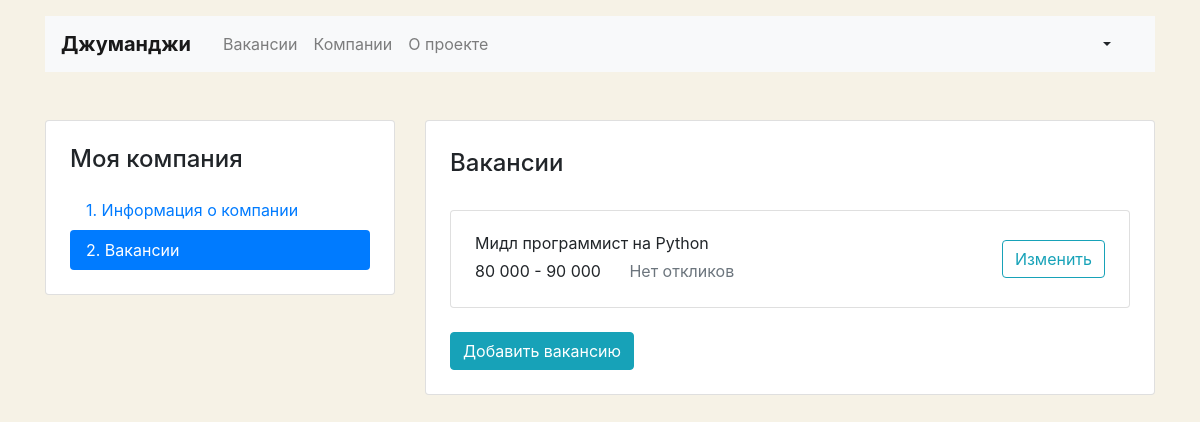
Page /mycompany/vacancies/ (signed in) on the committed database.
### app_vacancy/models.py (models this page shows)
class Vacancy(models.Model):
    title = models.CharField(max_length=120, verbose_name='Название вакансии')
    specialty = models.ForeignKey(Specialty, on_delete=models.CASCADE, related_name="vacancies",
                                  verbose_name='Специальность')
    company = models.ForeignKey(Company, on_delete=models.CASCADE, related_name="vacancies")
    skills = models.CharField(max_length=120, verbose_name='Требуемые навыки')
    description = models.TextField(verbose_name='Описание вакансии')
    salary_min = models.PositiveIntegerField(verbose_name='Зарплата от')
    salary_max = models.PositiveIntegerField(verbose_name='Зарплата до')
    published_at = models.DateField(default=date.today)

### app_company/views.py (the view)
# urls.py: path('vacancies/', MyVacanciesView.as_view(), name='my_vacancies'),
class MyVacanciesView(LoginRequiredMixin, View):
    def get(self, request, *args, **kwargs):
        try:
            company = request.user.company
        except Company.DoesNotExist:
            return redirect('my_company')
        vacancies = Vacancy.objects.filter(company=company).annotate(applications_count=Count('applications'))
        return render(request, 'my_vacancies_list.html', context={
            'vacancies': vacancies,
        })

### app_home/context_processors.py (called while the page is built)
def my_pages(request):
    if request.path.startswith('/mycompany/vacanc'):
        back = True
        vacancy = True
        company = False
    elif request.path.startswith('/mycompan'):
        back = True
        vacancy = False
        company = True
    elif request.path.startswith('/my'):
        back = True
        vacancy = False
        company = False
    else:
        back = False
        vacancy = False
        company = False
    return {
        'my_page': back,
        'my_company_page': company,
        'my_vacancy_page': vacancy
    }

### templates/my_vacancies_list.html (shortened to what this page needs)
{% extends "base.html" %}
{% load humanize %}
{% block content %}
  <div class="row mt-5">
    {% include 'base_user_menu.html' %}
    <div class="col-12 col-lg-8">
      <div class="card">
        <div class="card-body px-4 pb-4">
          <section class="tab-pane fade show active">
            <h2 class="h4 pt-2 pb-3">Вакансии</h2>
            {% if vacancies %}
              {% for vacancy in vacancies %}
                <div class="card mt-3">
                  <div class="card-body px-4">
                    <div class="row align-items-center">
                      <div class="col-6 col-lg-8">
                        <p class="mb-1">{{ vacancy.title }}</p>
                        <p class="mb-1">
                          <span class="mr-4">
                            {{ vacancy.salary_min|intcomma }} - {{ vacancy.salary_max|intcomma }}
                          </span>
                          {% if vacancy.applications_count %}
                            <a href="{% url 'my_vacancy' vacancy.id %}" class="text-info">
                              {{ vacancy.applications_count }} отклика
                            </a>
                          {% else %}
                            <span class="text-muted">Нет откликов</span>
                          {% endif %}
                        </p>
                      </div>
                      <div class="col-6 col-lg-4 text-right">
                        <a href="{% url 'my_vacancy' vacancy.id %}" class="btn btn-outline-info">Изменить</a>
                      </div>
                    </div>
                  </div>
                </div>
              {% endfor %}
            {% else %}
              <p class="alert alert-info" role="alert">У вас пока нет вакансий, но вы можете создать первую!</p>
            {% endif %}
            <br><a href="{% url 'create_vacancy' %}" class="btn btn-info">Добавить вакансию</a>
          </section>
        </div>
      </div>
    </div>
  </div>
{% endblock content %}

### templates/base.html (style rules this page uses)
body { background-color: #F6F2E6; }

### rows in the picture
Vacancy: title "Мидл программист на Python", salary_min "80 000", salary_max "90 000", shows "Нет откликов"
